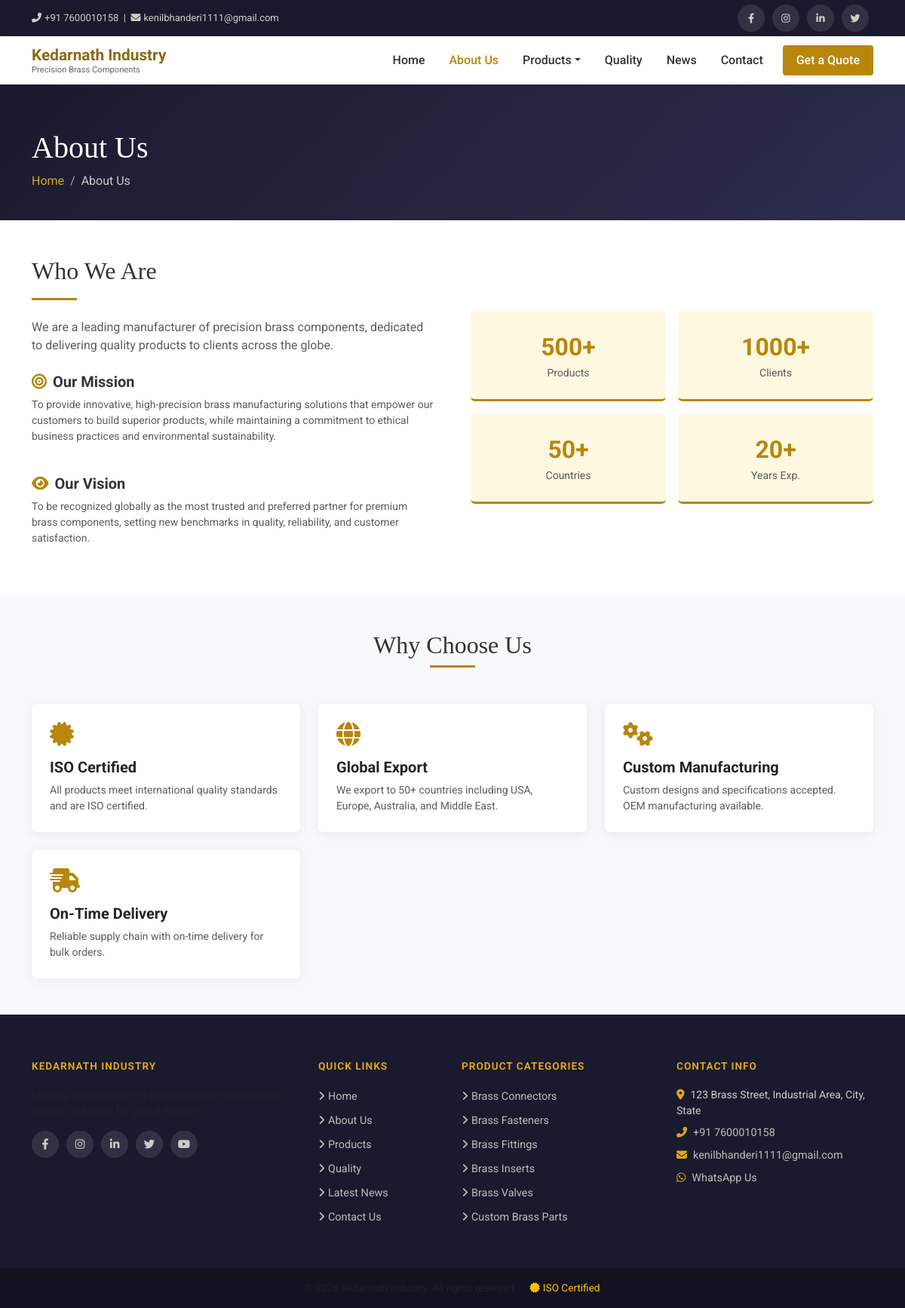
The page /about/ on the database its author committed.
### core/models.py (models this page shows, shortened)
class SiteSettings(models.Model):
    company_name = models.CharField(max_length=200, default="Kedarnath Industry")
    tagline = models.CharField(max_length=300, blank=True)
    email = models.EmailField(blank=True)
    phone_primary = models.CharField(max_length=20, blank=True)
    phone_secondary = models.CharField(max_length=20, blank=True)
    address = models.TextField(blank=True)
    city = models.CharField(max_length=100, blank=True)
    state = models.CharField(max_length=100, blank=True)
    country = models.CharField(max_length=100, default="India")
    pincode = models.CharField(max_length=10, blank=True)
    facebook_url = models.URLField(blank=True)
    instagram_url = models.URLField(blank=True)
    twitter_url = models.URLField(blank=True)
    linkedin_url = models.URLField(blank=True)
    youtube_url = models.URLField(blank=True)
    whatsapp_number = models.CharField(max_length=20, blank=True)
    meta_description = models.TextField(blank=True)
    meta_keywords = models.TextField(blank=True)
    logo = models.ImageField(upload_to='site/', blank=True, null=True)
    favicon = models.ImageField(upload_to='site/', blank=True, null=True)
    about_short = models.TextField(blank=True, help_text="Short about text for homepage")
    about_full = models.TextField(blank=True, help_text="Full about us page content")
    established_year = models.CharField(max_length=10, blank=True)
    products_count = models.CharField(max_length=20, default="500+")
    clients_count = models.CharField(max_length=20, default="1000+")
    countries_count = models.CharField(max_length=20, default="50+")
    experience_years = models.CharField(max_length=20, default="20+")
    map_embed_url = models.TextField(blank=True)
    iso_certified = models.BooleanField(default=True)
    class Meta:
        verbose_name = "Site Settings"
        verbose_name_plural = "Site Settings"

class WhyChooseUs(models.Model):
    icon = models.CharField(max_length=100, blank=True, help_text="FontAwesome class e.g. fa-star")
    title = models.CharField(max_length=150)
    description = models.TextField()
    order = models.PositiveIntegerField(default=0)
    is_active = models.BooleanField(default=True)
    class Meta:
        ordering = ['order']
        verbose_name = "Why Choose Us Point"
        verbose_name_plural = "Why Choose Us Points"

### products/models.py (models this page shows, shortened)
class Category(models.Model):
    name = models.CharField(max_length=200)
    slug = models.SlugField(unique=True, blank=True)
    parent = models.ForeignKey(
        'self', null=True, blank=True,
        on_delete=models.SET_NULL, related_name='subcategories'
    )
    description = models.TextField(blank=True)
    image = models.ImageField(upload_to='categories/', blank=True, null=True)
    meta_description = models.TextField(blank=True)
    is_active = models.BooleanField(default=True)
    order = models.PositiveIntegerField(default=0)
    created_at = models.DateTimeField(auto_now_add=True)
    class Meta:
        ordering = ['order', 'name']
        verbose_name = "Category"
        verbose_name_plural = "Categories"

### core/views.py (the view)
# urls.py: path('about/', views.about, name='about'),
def about(request):
    team = TeamMember.objects.filter(is_active=True)
    certifications = Certification.objects.filter(is_active=True)
    why_us = WhyChooseUs.objects.filter(is_active=True)
    context = {'team': team, 'certifications': certifications, 'why_us': why_us}
    return render(request, 'core/about.html', context)

### templates/core/about.html (shortened to what this page needs)
{% extends 'base.html' %}
{% block content %}
<div class="page-header">
    <div class="container">
        <h1 class="mb-2">About Us</h1>
        <nav aria-label="breadcrumb">
            <ol class="breadcrumb mb-0">
                <li class="breadcrumb-item"><a href="{% url 'home' %}">Home</a></li>
                <li class="breadcrumb-item active">About Us</li>
            </ol>
        </nav>
    </div>
</div>
<section class="py-5">
    <div class="container">
        <div class="row align-items-center g-5">
            <div class="col-lg-6">
                <h2 class="section-title mb-3">Who We Are</h2>
                <div class="divider mb-4" style="margin:0 0 20px 0;"></div>
                {% if site_settings and site_settings.about_full %}
                    {{ site_settings.about_full|linebreaks }}
                {% else %}
                <p class="text-muted">We are a leading manufacturer of precision brass components, dedicated to delivering quality products to clients across the globe.</p>
                {% endif %}
                <div class="row mt-4">
                    <div class="col-12 mb-4">
                        <h5 class="fw-bold mb-2"><i class="fas fa-bullseye me-2" style="color:var(--brass)"></i>Our Mission</h5>
                        <p class="text-muted small">To provide innovative, high-precision brass manufacturing solutions that empower our customers to build superior products, while maintaining a commitment to ethical business practices and environmental sustainability.</p>
                    </div>
                    <div class="col-12">
                        <h5 class="fw-bold mb-2"><i class="fas fa-eye me-2" style="color:var(--brass)"></i>Our Vision</h5>
                        <p class="text-muted small">To be recognized globally as the most trusted and preferred partner for premium brass components, setting new benchmarks in quality, reliability, and customer satisfaction.</p>
                    </div>
                </div>
            </div>
            <div class="col-lg-6">
                <div class="row g-3 text-center">
                    {% if site_settings %}
                    <div class="col-6">
                        <div class="p-4 rounded" style="background:#fff8e1; border-bottom:3px solid var(--brass);">
                            <div class="fs-2 fw-bold" style="color:var(--brass)">{{ site_settings.products_count }}</div>
                            <div class="text-muted small">Products</div>
                        </div>
                    </div>
                    <div class="col-6">
                        <div class="p-4 rounded" style="background:#fff8e1; border-bottom:3px solid var(--brass);">
                            <div class="fs-2 fw-bold" style="color:var(--brass)">{{ site_settings.clients_count }}</div>
                            <div class="text-muted small">Clients</div>
                        </div>
                    </div>
                    <div class="col-6">
                        <div class="p-4 rounded" style="background:#fff8e1; border-bottom:3px solid var(--brass);">
                            <div class="fs-2 fw-bold" style="color:var(--brass)">{{ site_settings.countries_count }}</div>
                            <div class="text-muted small">Countries</div>
                        </div>
                    </div>
                    <div class="col-6">
                        <div class="p-4 rounded" style="background:#fff8e1; border-bottom:3px solid var(--brass);">
                            <div class="fs-2 fw-bold" style="color:var(--brass)">{{ site_settings.experience_years }}</div>
                            <div class="text-muted small">Years Exp.</div>
                        </div>
                    </div>
                    {% endif %}
                </div>
            </div>
        </div>
    </div>
</section>
{% if why_us %}
<section class="py-5 bg-light">
    <div class="container">
        <div class="text-center mb-5">
            <h2 class="section-title">Why Choose Us</h2>
            <div class="divider mx-auto mt-2"></div>
        </div>
        <div class="row g-4">
            {% for item in why_us %}
            <div class="col-lg-4 col-md-6">
                <div class="card p-4 h-100">
                    <i class="fas {{ item.icon }} fa-2x mb-3" style="color:var(--brass)"></i>
                    <h5 class="fw-bold">{{ item.title }}</h5>
                    <p class="text-muted small mb-0">{{ item.description }}</p>
                </div>
            </div>
            {% endfor %}
        </div>
    </div>
</section>
{% endif %}
{% endblock %}

### templates/base.html (shortened to what this page needs)
{% load static %}
<!DOCTYPE html>
<html lang="en">
<head>
    {% load static %}
    <!DOCTYPE html>
    <html lang="en">
    <head>
        <link href="https://cdn.jsdelivr.net/npm/bootstrap@5.3.0/dist/css/bootstrap.min.css" rel="stylesheet">
        <link rel="stylesheet" href="https://cdnjs.cloudflare.com/ajax/libs/font-awesome/6.4.0/css/all.min.css">
    </head>
    <body>
    <div class="topbar d-none d-md-block">
        <div class="container">
            <div class="d-flex justify-content-between align-items-center">
                <div>
                    <a href="tel:+917600010158"><i class="fas fa-phone-alt me-1"></i>+91 7600010158</a>
                    &nbsp;|&nbsp;
                    <a href="mailto:kenilbhanderi1111@gmail.com"><i class="fas fa-envelope me-1"></i>kenilbhanderi1111@gmail.com</a>
                </div>
                <div class="social-icons" style="display:flex; gap:4px;">
                    <a href="https://facebook.com" target="_blank"><i class="fab fa-facebook-f"></i></a>
                    <a href="https://instagram.com" target="_blank"><i class="fab fa-instagram"></i></a>
                    <a href="https://linkedin.com" target="_blank"><i class="fab fa-linkedin-in"></i></a>
                    <a href="https://twitter.com" target="_blank"><i class="fab fa-twitter"></i></a>
                </div>
            </div>
        </div>
    </div>
    <nav class="navbar navbar-expand-lg sticky-top">
        <div class="container">
            <a class="navbar-brand d-flex align-items-center gap-2" href="{% url 'home' %}">
                <span>
                    Kedarnath Industry
                    <small>Precision Brass Components</small>
                </span>
            </a>
            <div class="collapse navbar-collapse" id="mainNav">
                <ul class="navbar-nav ms-auto align-items-lg-center gap-1">
                    <li class="nav-item"><a class="nav-link {% if request.resolver_match.url_name == 'home' %}active{% endif %}" href="{% url 'home' %}">Home</a></li>
                    <li class="nav-item"><a class="nav-link {% if request.resolver_match.url_name == 'about' %}active{% endif %}" href="{% url 'about' %}">About Us</a></li>
                    <li class="nav-item dropdown">
                        <a class="nav-link dropdown-toggle {% if 'product' in request.resolver_match.url_name %}active{% endif %}" href="#" data-bs-toggle="dropdown">Products</a>
                    </li>
                    <li class="nav-item"><a class="nav-link {% if request.resolver_match.url_name == 'quality' %}active{% endif %}" href="{% url 'quality' %}">Quality</a></li>
                    <li class="nav-item"><a class="nav-link {% if 'blog' in request.resolver_match.url_name %}active{% endif %}" href="{% url 'blog_list' %}">News</a></li>
                    <li class="nav-item"><a class="nav-link {% if request.resolver_match.url_name == 'contact' %}active{% endif %}" href="{% url 'contact' %}">Contact</a></li>
                    <li class="nav-item ms-2">
                        <a class="nav-link btn-inquiry" href="{% url 'contact' %}">Get a Quote</a>
                    </li>
                </ul>
            </div>
        </div>
    </nav>
    {% block content %}{% endblock %}
    <footer>
        <div class="container">
            <div class="row g-4">
                <div class="col-lg-4 col-md-6">
                    <h5>Kedarnath Industry</h5>
                    <p class="text-muted small">Leading manufacturer of precision brass components, fittings, and parts for global markets.</p>
                    <div class="social-icons mt-3">
                        <a href="https://facebook.com" target="_blank"><i class="fab fa-facebook-f"></i></a>
                        <a href="https://instagram.com" target="_blank"><i class="fab fa-instagram"></i></a>
                        <a href="https://linkedin.com" target="_blank"><i class="fab fa-linkedin-in"></i></a>
                        <a href="https://twitter.com" target="_blank"><i class="fab fa-twitter"></i></a>
                        <a href="https://youtube.com" target="_blank"><i class="fab fa-youtube"></i></a>
                    </div>
                </div>
                <div class="col-lg-2 col-md-6">
                    <h5>Quick Links</h5>
                    <ul class="list-unstyled">
                        <li><a href="{% url 'home' %}"><i class="fas fa-angle-right me-1"></i>Home</a></li>
                        <li><a href="{% url 'about' %}"><i class="fas fa-angle-right me-1"></i>About Us</a></li>
                        <li><a href="{% url 'product_list' %}"><i class="fas fa-angle-right me-1"></i>Products</a></li>
                        <li><a href="{% url 'quality' %}"><i class="fas fa-angle-right me-1"></i>Quality</a></li>
                        <li><a href="{% url 'blog_list' %}"><i class="fas fa-angle-right me-1"></i>Latest News</a></li>
                        <li><a href="{% url 'contact' %}"><i class="fas fa-angle-right me-1"></i>Contact Us</a></li>
                    </ul>
                </div>
                <div class="col-lg-3 col-md-6">
                    <h5>Product Categories</h5>
                    <ul class="list-unstyled">
                        {% for category in nav_categories %}
                        <li><a href="{% url 'category_detail' category.slug %}"><i class="fas fa-angle-right me-1"></i>{{ category.name }}</a></li>
                        {% empty %}
                        <li><span class="text-muted">No categories available</span></li>
                        {% endfor %}
                    </ul>
                </div>
                <div class="col-lg-3 col-md-6">
                    <h5>Contact Info</h5>
                    <ul class="list-unstyled small">
                        <li class="mb-2"><i class="fas fa-map-marker-alt me-2" style="color:var(--brass-light)"></i>123 Brass Street, Industrial Area, City, State</li>
                        <li class="mb-2"><i class="fas fa-phone-alt me-2" style="color:var(--brass-light)"></i><a href="tel:+917600010158">+91 7600010158</a></li>
                        <li class="mb-2"><i class="fas fa-envelope me-2" style="color:var(--brass-light)"></i><a href="mailto:kenilbhanderi1111@gmail.com">kenilbhanderi1111@gmail.com</a></li>
                        <li class="mb-2"><i class="fab fa-whatsapp me-2" style="color:var(--brass-light)"></i><a href="https://wa.me/917600010158" target="_blank">WhatsApp Us</a></li>
                    </ul>
                </div>
            </div>
        </div>
        <div class="footer-bottom text-center">
            <div class="container">
                <p class="mb-0 text-muted">
                    &copy; {% now "Y" %} Kedarnath Industry. All rights reserved.
                    &nbsp;|&nbsp; <span class="text-warning"><i class="fas fa-certificate me-1"></i>ISO Certified</span>
                </p>
            </div>
        </div>
    </footer>
    </body>
</html>

### rows shown on the page
SiteSettings: products_count "500+", clients_count "1000+", countries_count "50+", experience_years "20+"
WhyChooseUs: title "ISO Certified", description "All products meet international quality standards and are ISO certified."
WhyChooseUs: title "Global Export", description "We export to 50+ countries including USA, Europe, Australia, and Middle East."
WhyChooseUs: title "Custom Manufacturing", description "Custom designs and specifications accepted. OEM manufacturing available."
WhyChooseUs: title "On-Time Delivery", description "Reliable supply chain with on-time delivery for bulk orders."
Category: name "Brass Connectors"
Category: name "Brass Fasteners"
Category: name "Brass Fittings"
Category: name "Brass Inserts"
Category: name "Brass Valves"
Category: name "Custom Brass Parts"
